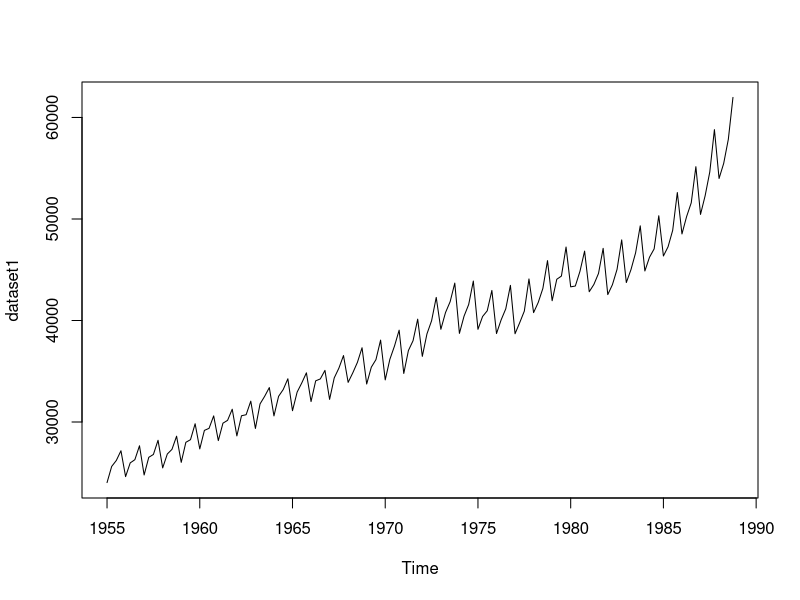

Write the R code that produced this figure. (Note: this script raises an error after producing the figure.)
install.packages("AER")
library(AER)
data("UKNonDurables")

dataset1<-UKNonDurables
View(dataset1)
plot.ts(dataset1)
class(dataset1)

adf.test(dataset1)
##Data is non stationary
adf.test(diff(log(dataset1)))
##Model is stationary

acf(diff(log(dataset1)))##Does not follow a sime wave pattern, q=0
pacf(diff(log(dataset1)))##p=1, does not follow any sine wave pattern


arima.fit<-arima(log(dataset1), order=c(1,0,0), seasonal = c(0,1,1), seasonal=TRUE)
arima.fit

auto.arima(log(dataset1))

fcast1<-forecast(arima.fit, h=25)
plot(fcast1)

##Validate
Acf(fcast1$residuals)





data("PepperPrice")

dataset2<-PepperPrice
dataset2<-as.data.frame(PepperPrice)



dataset3<-ts(dataset2$white)
plot.ts(dataset3)

dataset4<-ts(dataset2$black)
plot.ts(dataset4)


adf.test(dataset3)
adf.test(diff(dataset3, differences = 1))

adf.test(dataset4)
adf.test(diff(dataset4, differences = 1))


acf(diff(dataset3))##Does not follow a sime wave pattern, q=1
pacf(diff(dataset3))#p=0

arima.fit2<-arima(dataset3, order=c(1,1,0))
arima.fit2

arima.fit2<-arima(dataset3, order=c(0,1,1))
arima.fit2

arima.fit2<-arima(dataset3, order=c(0,1,1))##Best Model
arima.fit2

auto.arima(dataset3)

fcast2<-forecast(arima.fit2, h=5)
plot(fcast2)
##Validate
Acf(fcast2$residuals)




acf(diff(dataset4))##Does not follow a sime wave pattern, q=1
pacf(diff(dataset4))#p=2

arima.fit3<-arima(dataset4, order=c(1,1,0))
arima.fit3

arima.fit3<-arima(dataset4, order=c(1,1,1))
arima.fit3

arima.fit3<-arima(dataset4, order=c(2,1,1))##Best Model
arima.fit3

auto.arima(dataset4)

fcast3<-forecast(arima.fit3, h=25)
plot(fcast3)

##Validate
Acf(fcast3$residuals)
